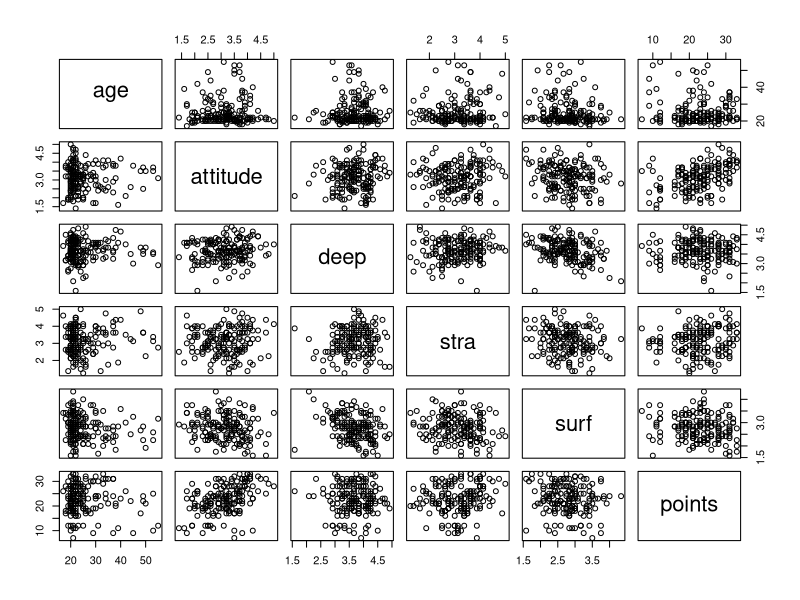

Here is the R script that generated this plot:
## ---- chunk 1
date()

## ---- chunk 2
setwd("~/R/IODS-course/IODS-project/Data") # getting data from the right folder
students2014 <- read.table("learning2014.txt", sep = ",", header = TRUE)

## ---- chunk 3
str(students2014)
dim(students2014)
head(students2014)
## ---- chunk 4
pairs(students2014[-1]) # picture would be more informative if the points were different colours between genders
summary(students2014)

## ---- chunk 5
model1 <- lm(points ~ age + attitude + deep, data = students2014)
summary(model1)

## ---- chunk 6
model2 <- lm(points ~  attitude, data = students2014)
summary(model2)
